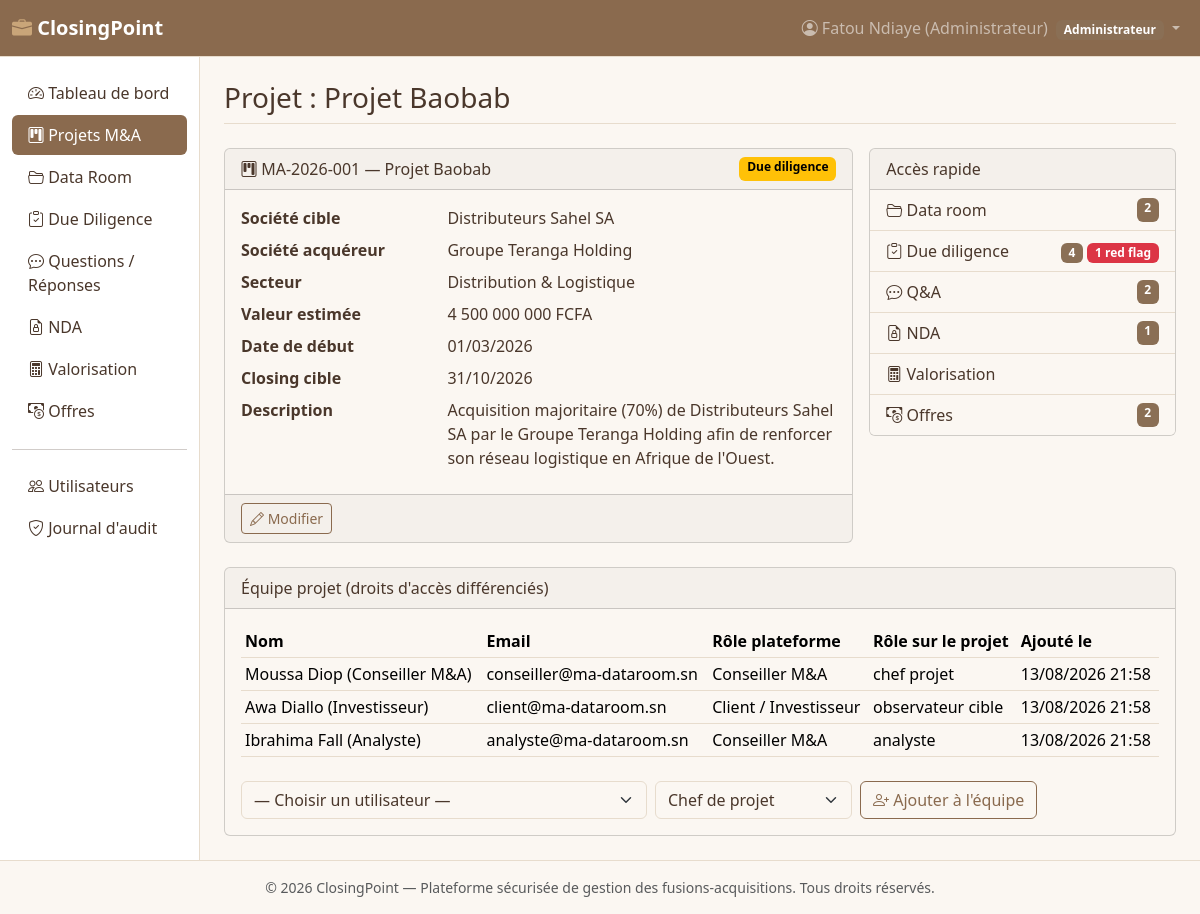
The app's page /modules/projects/view.php?id=1 (signed in) with its own data.
### tables this page shows
CREATE TABLE users (
    id INT AUTO_INCREMENT PRIMARY KEY,
    full_name VARCHAR(120) NOT NULL,
    email VARCHAR(150) NOT NULL UNIQUE,
    password_hash VARCHAR(255) NOT NULL,
    role ENUM('admin','conseiller','client') NOT NULL DEFAULT 'client',
    phone VARCHAR(30) DEFAULT NULL,
    is_active TINYINT(1) NOT NULL DEFAULT 1,
    last_login DATETIME DEFAULT NULL,
    created_at DATETIME NOT NULL DEFAULT CURRENT_TIMESTAMP
);

CREATE TABLE ma_projects (
    id INT AUTO_INCREMENT PRIMARY KEY,
    code_projet VARCHAR(20) NOT NULL UNIQUE,
    nom_projet VARCHAR(180) NOT NULL,
    societe_cible VARCHAR(180) NOT NULL,
    societe_acquereur VARCHAR(180) NOT NULL,
    secteur VARCHAR(100) DEFAULT NULL,
    statut ENUM('prospection','nda_signe','due_diligence','negociation','closing','abandonne') NOT NULL DEFAULT 'prospection',
    valeur_estimee DECIMAL(18,2) DEFAULT NULL,
    devise VARCHAR(10) NOT NULL DEFAULT 'FCFA',
    date_debut DATE DEFAULT NULL,
    date_cible_closing DATE DEFAULT NULL,
    description TEXT,
    created_by INT NOT NULL,
    created_at DATETIME NOT NULL DEFAULT CURRENT_TIMESTAMP,
    updated_at DATETIME NOT NULL DEFAULT CURRENT_TIMESTAMP ON UPDATE CURRENT_TIMESTAMP,
    CONSTRAINT fk_proj_creator FOREIGN KEY (created_by) REFERENCES users(id) ON DELETE RESTRICT
);

CREATE TABLE project_team (
    id INT AUTO_INCREMENT PRIMARY KEY,
    project_id INT NOT NULL,
    user_id INT NOT NULL,
    role_projet ENUM('chef_projet','analyste','conseiller_juridique','conseiller_financier','observateur_cible') NOT NULL,
    date_ajout DATETIME NOT NULL DEFAULT CURRENT_TIMESTAMP,
    UNIQUE KEY uniq_project_user (project_id, user_id),
    CONSTRAINT fk_team_project FOREIGN KEY (project_id) REFERENCES ma_projects(id) ON DELETE CASCADE,
    CONSTRAINT fk_team_user FOREIGN KEY (user_id) REFERENCES users(id) ON DELETE CASCADE
);

### includes/security.php (called while the page is built, shortened)
<?php
function e(?string $value): string
{
    return htmlspecialchars($value ?? '', ENT_QUOTES, 'UTF-8');
}
function currentUser(): ?array
{
    return $_SESSION['user'] ?? null;
}

### modules/projects/view.php (the view, shortened to what this page needs)
<?php
require_once __DIR__ . '/../../includes/bootstrap.php';
$id = (int)($_GET['id'] ?? 0);
$stmt = $pdo->prepare('SELECT * FROM ma_projects WHERE id = :id');
$stmt->execute([':id' => $id]);
$project = $stmt->fetch();
$pageTitle = 'Projet : ' . $project['nom_projet'];
$team = $pdo->prepare(
    'SELECT pt.*, u.full_name, u.email, u.role AS user_role
     FROM project_team pt JOIN users u ON u.id = pt.user_id WHERE pt.project_id = :id ORDER BY pt.date_ajout'
);
$team->execute([':id' => $id]);
$team = $team->fetchAll();
$allUsers = $pdo->query('SELECT id, full_name, email, role FROM users WHERE is_active = 1 ORDER BY full_name')->fetchAll();
function countForProject(PDO $pdo, string $table, int $projectId, string $extraWhere = ''): int
{
    $stmt = $pdo->prepare("SELECT COUNT(*) FROM $table WHERE project_id = :id $extraWhere");
    $stmt->execute([':id' => $projectId]);
    return (int)$stmt->fetchColumn();
}
$counts = [
    'documents'  => countForProject($pdo, 'dataroom_documents', $id),
    'dd'         => countForProject($pdo, 'due_diligence_items', $id),
    'dd_alertes' => countForProject($pdo, 'due_diligence_items', $id, 'AND red_flag = 1'),
    'qa'         => countForProject($pdo, 'qa_questions', $id),
    'offers'     => countForProject($pdo, 'offers', $id),
    'ndas'       => countForProject($pdo, 'ndas', $id),
];
require __DIR__ . '/../../includes/header.php';
?>
<div class="row g-3 mb-4">
  <div class="col-lg-8">
    <div class="card">
      <div class="card-header d-flex justify-content-between">
        <span><i class="bi bi-kanban"></i> <?= e($project['code_projet']) ?> — <?= e($project['nom_projet']) ?></span>
        <?php echo projectStatusBadge($project['statut']); ?>
      </div>
      <div class="card-body">
        <dl class="row mb-0">
          <dt class="col-sm-4">Société cible</dt><dd class="col-sm-8"><?= e($project['societe_cible']) ?></dd>
          <dt class="col-sm-4">Société acquéreur</dt><dd class="col-sm-8"><?= e($project['societe_acquereur']) ?></dd>
          <dt class="col-sm-4">Secteur</dt><dd class="col-sm-8"><?= e($project['secteur'] ?: '—') ?></dd>
          <dt class="col-sm-4">Valeur estimée</dt><dd class="col-sm-8"><?= formatMoney($project['valeur_estimee'], $project['devise']) ?></dd>
          <dt class="col-sm-4">Date de début</dt><dd class="col-sm-8"><?= formatDate($project['date_debut']) ?></dd>
          <dt class="col-sm-4">Closing cible</dt><dd class="col-sm-8"><?= formatDate($project['date_cible_closing']) ?></dd>
          <dt class="col-sm-4">Description</dt><dd class="col-sm-8"><?= nl2br(e($project['description'] ?: '—')) ?></dd>
        </dl>
      </div>
      <?php if (in_array($user['role'], ['admin', 'conseiller'], true)): ?>
      <div class="card-footer">
        <a href="edit.php?id=<?= $id ?>" class="btn btn-sm btn-outline-primary"><i class="bi bi-pencil"></i> Modifier</a>
      </div>
      <?php endif; ?>
    </div>
  </div>
  <div class="col-lg-4">
    <div class="card">
      <div class="card-header">Accès rapide</div>
      <div class="list-group list-group-flush">
        <a href="<?= e(BASE_URL) ?>/modules/dataroom/index.php?project_id=<?= $id ?>" class="list-group-item d-flex justify-content-between">
          <span><i class="bi bi-folder2-open"></i> Data room</span><span class="badge text-bg-secondary"><?= $counts['documents'] ?></span>
        </a>
        <a href="<?= e(BASE_URL) ?>/modules/duediligence/list.php?project_id=<?= $id ?>" class="list-group-item d-flex justify-content-between">
          <span><i class="bi bi-clipboard-check"></i> Due diligence</span>
          <span><span class="badge text-bg-secondary"><?= $counts['dd'] ?></span> <span class="badge text-bg-danger"><?= $counts['dd_alertes'] ?> red flag</span></span>
        </a>
        <a href="<?= e(BASE_URL) ?>/modules/qa/list.php?project_id=<?= $id ?>" class="list-group-item d-flex justify-content-between">
          <span><i class="bi bi-chat-dots"></i> Q&amp;A</span><span class="badge text-bg-secondary"><?= $counts['qa'] ?></span>
        </a>
        <a href="<?= e(BASE_URL) ?>/modules/ndas/list.php?project_id=<?= $id ?>" class="list-group-item d-flex justify-content-between">
          <span><i class="bi bi-file-earmark-lock"></i> NDA</span><span class="badge text-bg-secondary"><?= $counts['ndas'] ?></span>
        </a>
        <a href="<?= e(BASE_URL) ?>/modules/valuation/list.php?project_id=<?= $id ?>" class="list-group-item"><i class="bi bi-calculator"></i> Valorisation</a>
        <a href="<?= e(BASE_URL) ?>/modules/offers/list.php?project_id=<?= $id ?>" class="list-group-item d-flex justify-content-between">
          <span><i class="bi bi-cash-coin"></i> Offres</span><span class="badge text-bg-secondary"><?= $counts['offers'] ?></span>
        </a>
      </div>
    </div>
  </div>
</div>
<div class="card">
  <div class="card-header">Équipe projet (droits d'accès différenciés)</div>
  <div class="card-body">
    <table class="table table-sm">
      <thead><tr><th>Nom</th><th>Email</th><th>Rôle plateforme</th><th>Rôle sur le projet</th><th>Ajouté le</th></tr></thead>
      <tbody>
        <?php foreach ($team as $t): ?>
          <tr>
            <td><?= e($t['full_name']) ?></td>
            <td><?= e($t['email']) ?></td>
            <td><?= e(roleLabel($t['user_role'])) ?></td>
            <td><?= e(str_replace('_', ' ', $t['role_projet'])) ?></td>
            <td><?= formatDate($t['date_ajout'], 'd/m/Y H:i') ?></td>
          </tr>
        <?php endforeach; ?>
      </tbody>
    </table>
    <?php if (in_array($user['role'], ['admin', 'conseiller'], true)): ?>
    <form method="post" class="row g-2 mt-2">
      <div class="col-auto">
        <select name="user_id" class="form-select" required>
          <option value="">— Choisir un utilisateur —</option>
        </select>
      </div>
      <div class="col-auto">
        <select name="role_projet" class="form-select">
          <option value="chef_projet">Chef de projet</option>
        </select>
      </div>
      <div class="col-auto"><button class="btn btn-outline-primary"><i class="bi bi-person-plus"></i> Ajouter à l'équipe</button></div>
    </form>
    <?php endif; ?>
  </div>
</div>
<?php require __DIR__ . '/../../includes/footer.php'; ?>

### includes/header.php (shortened to what this page needs)
<?php
$user = currentUser();
$pageTitle = $pageTitle ?? SITE_NAME;
?>
<!DOCTYPE html>
<html lang="fr">
<head>
<link rel="stylesheet" href="https://cdn.jsdelivr.net/npm/bootstrap@5.3.3/dist/css/bootstrap.min.css">
<link rel="stylesheet" href="https://cdn.jsdelivr.net/npm/bootstrap-icons@1.11.3/font/bootstrap-icons.css">
<link rel="stylesheet" href="<?= e(BASE_URL) ?>/public/assets/css/style.css">
</head>
<body>
<nav class="navbar navbar-expand-lg navbar-dark bg-dark border-bottom">
  <div class="container-fluid">
    <a class="navbar-brand fw-bold" href="<?= e(BASE_URL) ?>/public/dashboard.php">
      <i class="bi bi-briefcase-fill"></i> <?= e(SITE_NAME) ?>
    </a>
    <div class="collapse navbar-collapse" id="navMain">
      <ul class="navbar-nav ms-auto">
        <?php if ($user): ?>
        <li class="nav-item dropdown">
          <a class="nav-link dropdown-toggle" href="#" role="button" data-bs-toggle="dropdown">
            <i class="bi bi-person-circle"></i> <?= e($user['full_name']) ?>
            <span class="badge text-bg-secondary ms-1"><?= e(roleLabel($user['role'])) ?></span>
          </a>
        </li>
        <?php endif; ?>
      </ul>
    </div>
  </div>
</nav>
<div class="container-fluid">
  <div class="row">
    <?php if ($user): ?><?php require __DIR__ . '/sidebar.php'; ?><?php endif; ?>
    <main class="<?= $user ? 'col-md-10 ms-sm-auto' : 'col-12' ?> px-md-4 py-4">
      <h1 class="h3 mb-4 border-bottom pb-2"><?= e($pageTitle) ?></h1>

### public/assets/css/style.css (style rules this page uses)
:root { --cp-nude: #F5EDE4; --cp-camel: #C9A579; --cp-camel-dark: #B08D63; --cp-brown: #8A6A4E; --cp-brown-dark: #6E4A33; --cp-text: #4A372B; --bs-body-bg: #FBF7F2; --bs-body-color: var(--cp-text); --bs-primary: var(--cp-brown); --bs-primary-rgb: 138, 106, 78; --bs-primary-bg-subtle: var(--cp-nude); --bs-primary-border-subtle: #D9BFA0; --bs-primary-text-emphasis: var(--cp-brown-dark); --bs-secondary: #8A6F55; --bs-secondary-rgb: 138, 111, 85; --bs-dark: var(--cp-brown); --bs-dark-rgb: 138, 106, 78; --bs-border-color: #E7DCCD; --bs-link-color: var(--cp-brown); --bs-link-color-rgb: 138, 106, 78; --bs-link-hover-color: var(--cp-brown-dark); --bs-link-hover-color-rgb: 110, 74, 51; }
body { background-color: var(--bs-body-bg); }
.navbar-brand i { color: var(--cp-camel); }
.btn-outline-primary { --bs-btn-color: var(--cp-brown); --bs-btn-border-color: var(--cp-brown); --bs-btn-hover-color: #fff; --bs-btn-hover-bg: var(--cp-brown); --bs-btn-hover-border-color: var(--cp-brown); --bs-btn-active-color: #fff; --bs-btn-active-bg: var(--cp-brown); --bs-btn-active-border-color: var(--cp-brown); --bs-btn-disabled-color: var(--cp-brown); --bs-btn-disabled-border-color: var(--cp-brown); }

### records on screen
users: full_name "Fatou Ndiaye (Administrateur)", role "Administrateur"
ma_projects: code_projet "MA-2026-001", nom_projet "Projet Baobab", societe_cible "Distributeurs Sahel SA", societe_acquereur "Groupe Teranga Holding", secteur "Distribution & Logistique", valeur_estimee+devise "4 500 000 000 FCFA", date_debut "01/03/2026", date_cible_closing "31/10/2026", description "Acquisition majoritaire (70%) de Distributeurs Sahel SA par le Groupe Teranga Holding afin de renforcer son réseau logistique en Afrique de l'Ouest."
project_team: id "2", user "4", project "1", user.full_name "Ibrahima Fall (Analyste)", user.email "analyste@ma-dataroom.sn", user.role "Conseiller M&A", role_projet "analyste", date_ajout "13/08/2026 21:58"
project_team: user.full_name "Moussa Diop (Conseiller M&A)", user.email "conseiller@ma-dataroom.sn", user.role "Conseiller M&A", role_projet "chef projet", date_ajout "13/08/2026 21:58"
project_team: user.full_name "Awa Diallo (Investisseur)", user.email "client@ma-dataroom.sn", user.role "Client / Investisseur", role_projet "observateur cible", date_ajout "13/08/2026 21:58"

### other values on screen
SITE_NAME "ClosingPoint"
$label "Tableau de bord Projets M&A Data Room Due Diligence Questions / Réponses NDA Valorisation Offres Utilisateurs Journal d'audit"
$pageTitle "Projet : Projet Baobab"
$label "Due diligence"
